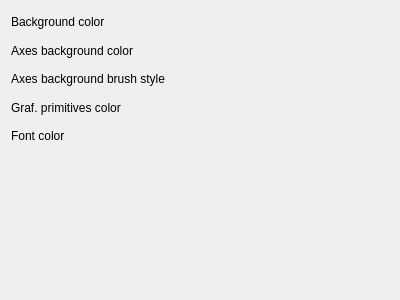
<?xml version="1.0" encoding="UTF-8"?>
<ui version="4.0">
 <class>ColorSetEditingWidget</class>
 <widget class="QWidget" name="ColorSetEditingWidget">
  <property name="geometry">
   <rect>
    <x>0</x>
    <y>0</y>
    <width>400</width>
    <height>300</height>
   </rect>
  </property>
  <property name="windowTitle">
   <string>Form</string>
  </property>
  <layout class="QVBoxLayout" name="verticalLayout">
   <item>
    <layout class="QGridLayout" name="gridLayout">
     <item row="1" column="0">
      <widget class="QLabel" name="label_4">
       <property name="text">
        <string>Axes background color</string>
       </property>
      </widget>
     </item>
     <item row="0" column="0">
      <widget class="QLabel" name="label">
       <property name="text">
        <string>Background color</string>
       </property>
      </widget>
     </item>
     <item row="0" column="1">
      <widget class="ColorChoiseWidget" name="backgroundColorWidget" native="true"/>
     </item>
     <item row="3" column="0">
      <widget class="QLabel" name="label_2">
       <property name="text">
        <string>Graf. primitives color</string>
       </property>
      </widget>
     </item>
     <item row="3" column="1">
      <widget class="ColorChoiseWidget" name="grafPrimitivesColorWidget" native="true"/>
     </item>
     <item row="4" column="0">
      <widget class="QLabel" name="label_3">
       <property name="text">
        <string>Font color</string>
       </property>
      </widget>
     </item>
     <item row="4" column="1">
      <widget class="ColorChoiseWidget" name="fontColorWidget" native="true"/>
     </item>
     <item row="1" column="1">
      <widget class="ColorChoiseWidget" name="axesBackgroundColorWidget" native="true"/>
     </item>
     <item row="2" column="0">
      <widget class="QLabel" name="label_5">
       <property name="text">
        <string>Axes background brush style</string>
       </property>
      </widget>
     </item>
     <item row="2" column="1">
      <widget class="AnyComboBox" name="axesBackgroundBrushStylewidget" native="true"/>
     </item>
    </layout>
   </item>
   <item>
    <widget class="ColorsListChoiceWidget" name="graphsColorListChoiceWidget" native="true"/>
   </item>
  </layout>
 </widget>
 <customwidgets>
  <customwidget>
   <class>ColorChoiseWidget</class>
   <extends>QWidget</extends>
   <header location="global">commonWidgets/colorchoisewidget.h</header>
   <container>1</container>
  </customwidget>
  <customwidget>
   <class>ColorsListChoiceWidget</class>
   <extends>QWidget</extends>
   <header>commonWidgets/colorslistchoicewidget.h</header>
   <container>1</container>
  </customwidget>
  <customwidget>
   <class>AnyComboBox</class>
   <extends>QWidget</extends>
   <header location="global">commonWidgets/anycombobox.h</header>
   <container>1</container>
  </customwidget>
 </customwidgets>
 <resources/>
 <connections/>
</ui>
